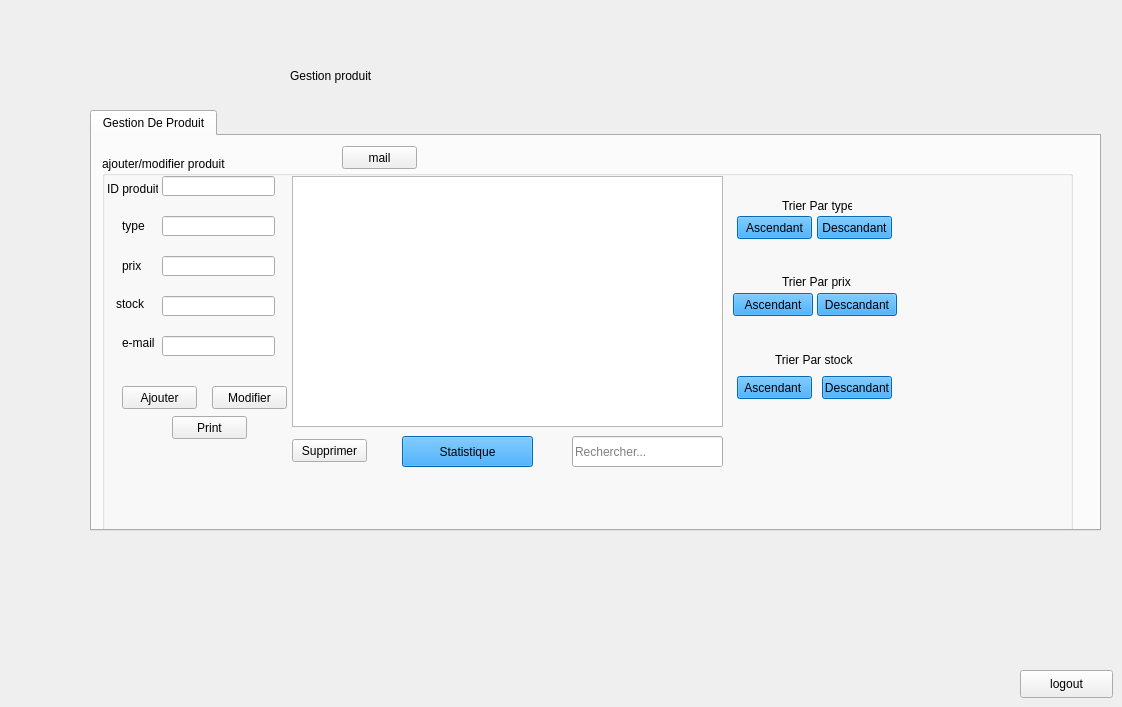
    <widget class="QWidget" name="page_16">
     <widget class="QTabWidget" name="tabWidget_4">
      <property name="geometry">
       <rect>
        <x>90</x>
        <y>110</y>
        <width>1011</width>
        <height>421</height>
       </rect>
      </property>
      <property name="currentIndex">
       <number>0</number>
      </property>
      <widget class="QWidget" name="tab_17">
       <attribute name="title">
        <string>Gestion De Produit</string>
       </attribute>
       <widget class="QGroupBox" name="groupBox">
        <property name="geometry">
         <rect>
          <x>10</x>
          <y>20</y>
          <width>971</width>
          <height>401</height>
         </rect>
        </property>
        <property name="title">
         <string>ajouter/modifier produit</string>
        </property>
        <widget class="QLabel" name="label_41">
         <property name="geometry">
          <rect>
           <x>5</x>
           <y>23</y>
           <width>51</width>
           <height>20</height>
          </rect>
         </property>
         <property name="text">
          <string>ID produit</string>
         </property>
        </widget>
        <widget class="QLabel" name="label_42">
         <property name="geometry">
          <rect>
           <x>20</x>
           <y>60</y>
           <width>30</width>
           <height>20</height>
          </rect>
         </property>
         <property name="text">
          <string>type</string>
         </property>
        </widget>
        <widget class="QLabel" name="label_43">
         <property name="geometry">
          <rect>
           <x>20</x>
           <y>100</y>
           <width>30</width>
           <height>20</height>
          </rect>
         </property>
         <property name="text">
          <string>prix</string>
         </property>
        </widget>
        <widget class="QLabel" name="label_44">
         <property name="geometry">
          <rect>
           <x>14</x>
           <y>141</y>
           <width>47</width>
           <height>14</height>
          </rect>
         </property>
         <property name="text">
          <string>stock</string>
         </property>
        </widget>
        <widget class="QLineEdit" name="le_id">
         <property name="geometry">
          <rect>
           <x>60</x>
           <y>20</y>
           <width>113</width>
           <height>20</height>
          </rect>
         </property>
        </widget>
        <widget class="QLineEdit" name="le_type">
         <property name="geometry">
          <rect>
           <x>60</x>
           <y>60</y>
           <width>113</width>
           <height>20</height>
          </rect>
         </property>
        </widget>
        <widget class="QLineEdit" name="le_prix">
         <property name="geometry">
          <rect>
           <x>60</x>
           <y>100</y>
           <width>113</width>
           <height>20</height>
          </rect>
         </property>
        </widget>
        <widget class="QLineEdit" name="le_stock">
         <property name="geometry">
          <rect>
           <x>60</x>
           <y>140</y>
           <width>113</width>
           <height>20</height>
          </rect>
         </property>
        </widget>
        <widget class="QPushButton" name="pb_ajouter_2">
         <property name="geometry">
          <rect>
           <x>20</x>
           <y>230</y>
           <width>75</width>
           <height>23</height>
          </rect>
         </property>
         <property name="text">
          <string>Ajouter</string>
         </property>
        </widget>
        <widget class="QTableView" name="tab_prod">
         <property name="geometry">
          <rect>
           <x>190</x>
           <y>20</y>
           <width>431</width>
           <height>251</height>
          </rect>
         </property>
         <property name="autoFillBackground">
          <bool>true</bool>
         </property>
        </widget>
        <widget class="QPushButton" name="pb_supprimer_2">
         <property name="geometry">
          <rect>
           <x>190</x>
           <y>283</y>
           <width>75</width>
           <height>23</height>
          </rect>
         </property>
         <property name="text">
          <string>Supprimer</string>
         </property>
        </widget>
        <widget class="QPushButton" name="UpdateTran">
         <property name="geometry">
          <rect>
           <x>110</x>
           <y>230</y>
           <width>75</width>
           <height>23</height>
          </rect>
         </property>
         <property name="text">
          <string>Modifier</string>
         </property>
        </widget>
        <widget class="QLineEdit" name="rec">
         <property name="geometry">
          <rect>
           <x>470</x>
           <y>280</y>
           <width>151</width>
           <height>31</height>
          </rect>
         </property>
         <property name="styleSheet">
          <string notr="true">QLineEdit {
padding: 5px;
border-radius: 5px;
background-color:rgb(255, 255, 255);
font-weight: bold;
}
QPushButton:hover
{
color :white;
}
border-radius:20px;
</string>
         </property>
         <property name="text">
          <string/>
         </property>
         <property name="placeholderText">
          <string>Rechercher...</string>
         </property>
        </widget>
        <widget class="QLabel" name="label_45">
         <property name="geometry">
          <rect>
           <x>673</x>
           <y>194</y>
           <width>90</width>
           <height>20</height>
          </rect>
         </property>
         <property name="text">
          <string>Trier Par stock</string>
         </property>
        </widget>
        <widget class="QLabel" name="label_46">
         <property name="geometry">
          <rect>
           <x>680</x>
           <y>116</y>
           <width>70</width>
           <height>20</height>
          </rect>
         </property>
         <property name="text">
          <string>Trier Par prix</string>
         </property>
        </widget>
        <widget class="QPushButton" name="pushButton_02">
         <property name="geometry">
          <rect>
           <x>715</x>
           <y>60</y>
           <width>75</width>
           <height>23</height>
          </rect>
         </property>
         <property name="styleSheet">
          <string notr="true">QPushButton {
background-color:#0094ff;
font: 8pt &quot;MS Shell Dlg 2&quot;;

}
QPushButton:hover
{background-color: rgb(70, 144, 255);
color :white;


}</string>
         </property>
         <property name="text">
          <string>Descandant</string>
         </property>
        </widget>
        <widget class="QPushButton" name="pushButton_04">
         <property name="geometry">
          <rect>
           <x>715</x>
           <y>137</y>
           <width>80</width>
           <height>23</height>
          </rect>
         </property>
         <property name="styleSheet">
          <string notr="true">QPushButton {
background-color:#0094ff;
font: 8pt &quot;MS Shell Dlg 2&quot;;

}
QPushButton:hover
{background-color: rgb(70, 144, 255);
color :white;


}</string>
         </property>
         <property name="text">
          <string>Descandant</string>
         </property>
        </widget>
        <widget class="QPushButton" name="pushButton_03">
         <property name="geometry">
          <rect>
           <x>631</x>
           <y>137</y>
           <width>80</width>
           <height>23</height>
          </rect>
         </property>
         <property name="styleSheet">
          <string notr="true">QPushButton {
background-color:#0094ff;
font: 8pt &quot;MS Shell Dlg 2&quot;;

}
QPushButton:hover
{background-color: rgb(70, 144, 255);
color :white;


}</string>
         </property>
         <property name="text">
          <string>Ascendant</string>
         </property>
        </widget>
        <widget class="QPushButton" name="pushButton_06">
         <property name="geometry">
          <rect>
           <x>720</x>
           <y>220</y>
           <width>70</width>
           <height>23</height>
          </rect>
         </property>
         <property name="styleSheet">
          <string notr="true">QPushButton {
background-color:#0094ff;
font: 8pt &quot;MS Shell Dlg 2&quot;;

}
QPushButton:hover
{background-color: rgb(70, 144, 255);
color :white;


}</string>
         </property>
         <property name="text">
          <string>Descandant</string>
         </property>
        </widget>
        <widget class="QPushButton" name="pushButton_05">
         <property name="geometry">
          <rect>
           <x>635</x>
           <y>220</y>
           <width>75</width>
           <height>23</height>
          </rect>
         </property>
         <property name="styleSheet">
          <string notr="true">QPushButton {
background-color:#0094ff;
font: 8pt &quot;MS Shell Dlg 2&quot;;

}
QPushButton:hover
{background-color: rgb(70, 144, 255);
color :white;


}</string>
         </property>
         <property name="text">
          <string>Ascendant </string>
         </property>
        </widget>
        <widget class="QPushButton" name="pushButton_01">
         <property name="geometry">
          <rect>
           <x>635</x>
           <y>60</y>
           <width>75</width>
           <height>23</height>
          </rect>
         </property>
         <property name="styleSheet">
          <string notr="true">QPushButton {
background-color:#0094ff;
font: 8pt &quot;MS Shell Dlg 2&quot;;

}
QPushButton:hover
{background-color: rgb(70, 144, 255);
color :white;


}</string>
         </property>
         <property name="text">
          <string>Ascendant</string>
         </property>
        </widget>
        <widget class="QLabel" name="label_47">
         <property name="geometry">
          <rect>
           <x>680</x>
           <y>40</y>
           <width>70</width>
           <height>20</height>
          </rect>
         </property>
         <property name="text">
          <string>Trier Par type </string>
         </property>
        </widget>
        <widget class="QPushButton" name="Statistique">
         <property name="geometry">
          <rect>
           <x>300</x>
           <y>280</y>
           <width>131</width>
           <height>31</height>
          </rect>
         </property>
         <property name="styleSheet">
          <string notr="true">QPushButton {
background-color:#0094ff;
font: 8pt &quot;MS Shell Dlg 2&quot;;

}
QPushButton:hover
{background-color: rgb(70, 144, 255);
color :white;


}</string>
         </property>
         <property name="text">
          <string>Statistique</string>
         </property>
        </widget>
        <widget class="QPushButton" name="pb_print">
         <property name="geometry">
          <rect>
           <x>70</x>
           <y>260</y>
           <width>75</width>
           <height>23</height>
          </rect>
         </property>
         <property name="text">
          <string>Print</string>
         </property>
        </widget>
        <widget class="QLabel" name="qr">
         <property name="geometry">
          <rect>
           <x>840</x>
           <y>80</y>
           <width>121</width>
           <height>131</height>
          </rect>
         </property>
         <property name="text">
          <string/>
         </property>
        </widget>
        <widget class="QLineEdit" name="mail">
         <property name="geometry">
          <rect>
           <x>60</x>
           <y>180</y>
           <width>113</width>
           <height>20</height>
          </rect>
         </property>
        </widget>
        <widget class="QLabel" name="label_48">
         <property name="geometry">
          <rect>
           <x>20</x>
           <y>180</y>
           <width>47</width>
           <height>14</height>
          </rect>
         </property>
         <property name="text">
          <string>e-mail</string>
         </property>
        </widget>
        <zorder>label_41</zorder>
        <zorder>label_42</zorder>
        <zorder>label_43</zorder>
        <zorder>pb_ajouter_2</zorder>
        <zorder>pb_supprimer_2</zorder>
        <zorder>label_45</zorder>
        <zorder>label_48</zorder>
        <zorder>le_id</zorder>
        <zorder>le_type</zorder>
        <zorder>le_prix</zorder>
        <zorder>le_stock</zorder>
        <zorder>UpdateTran</zorder>
        <zorder>tab_prod</zorder>
        <zorder>rec</zorder>
        <zorder>label_44</zorder>
        <zorder>label_46</zorder>
        <zorder>pushButton_02</zorder>
        <zorder>pushButton_04</zorder>
        <zorder>pushButton_03</zorder>
        <zorder>pushButton_06</zorder>
        <zorder>pushButton_05</zorder>
        <zorder>pushButton_01</zorder>
        <zorder>label_47</zorder>
        <zorder>Statistique</zorder>
        <zorder>pb_print</zorder>
        <zorder>qr</zorder>
        <zorder>mail</zorder>
       </widget>
       <widget class="QPushButton" name="pushButton_24">
        <property name="geometry">
         <rect>
          <x>250</x>
          <y>10</y>
          <width>75</width>
          <height>23</height>
         </rect>
        </property>
        <property name="text">
         <string>mail</string>
        </property>
       </widget>
      </widget>
     </widget>
     <widget class="QPushButton" name="pushButton_25">
      <property name="geometry">
       <rect>
        <x>1020</x>
        <y>670</y>
        <width>93</width>
        <height>28</height>
       </rect>
      </property>
      <property name="text">
       <string>logout</string>
      </property>
     </widget>
     <widget class="QLabel" name="label_53">
      <property name="geometry">
       <rect>
        <x>290</x>
        <y>20</y>
        <width>531</width>
        <height>111</height>
       </rect>
      </property>
      <property name="styleSheet">
       <string notr="true">font: 24pt &quot;ROG Fonts&quot;;</string>
      </property>
      <property name="text">
       <string>Gestion produit</string>
      </property>
     </widget>
    </widget>
